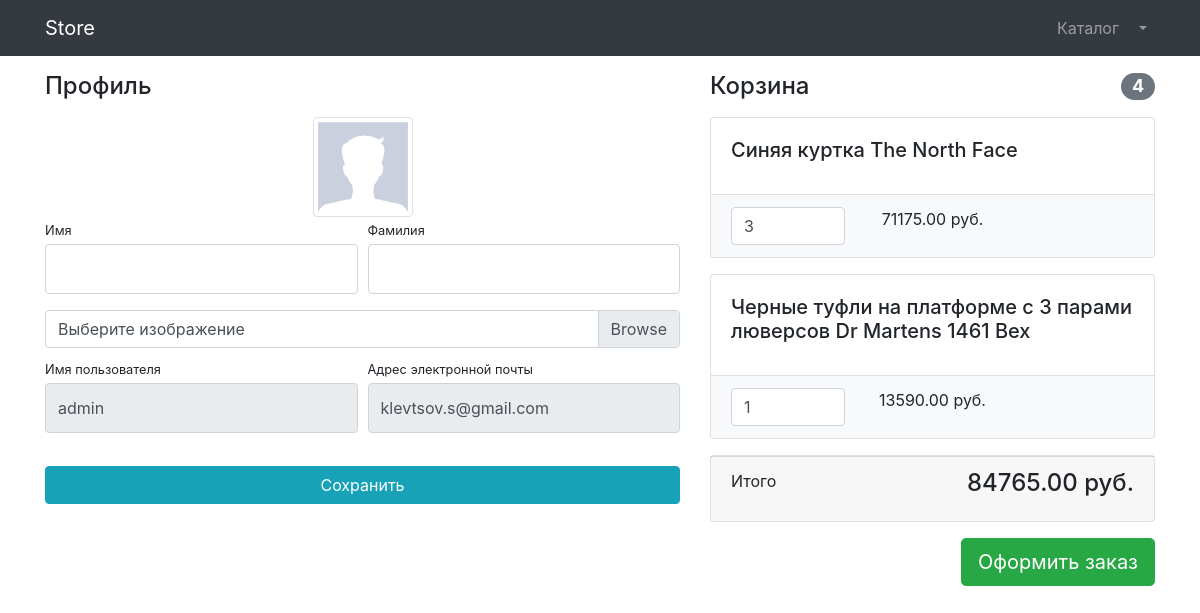
/users/profile/ (signed in), run on the app's committed database.
### users/models.py (models this page shows)
class User(AbstractUser):
    image = models.ImageField(upload_to='users_images', null=True, blank=True)

### products/models.py (models this page shows, shortened)
class Basket(models.Model):
    user = models.ForeignKey(to=User, on_delete=models.CASCADE)
    product = models.ForeignKey(to=Product, on_delete=models.CASCADE)
    quantity = models.PositiveSmallIntegerField(default=0)
    created_timestamp = models.DateTimeField(auto_now_add=True)
    objects = BasketQuerySet.as_manager()
    def sum(self):
        return self.product.price * self.quantity

class Product(models.Model):
    name = models.CharField(max_length=256)
    description = models.TextField()
    price = models.DecimalField(max_digits=10, decimal_places=2)
    quantity = models.PositiveIntegerField(default=0)
    image = models.ImageField(upload_to='products_images')
    category = models.ForeignKey(to=ProductCategory, on_delete=models.CASCADE)

### users/views.py (the view)
# urls.py: path('profile/', profile, name='profile'),
@login_required
def profile(request):
    if request.method == 'POST':
        form = UserProfileForm(instance=request.user, data=request.POST, files=request.FILES)
        if form.is_valid():
            form.save()
            return HttpResponseRedirect(reverse('users:profile'))
    else:
        form = UserProfileForm(instance=request.user)
    baskets = Basket.objects.filter(user=request.user)
    context = {
        'title': 'Store - Профиль',
        'form': form,
        'baskets': baskets,
        }
    return render(request, 'users/profile.html', context=context)

### users/forms.py
class UserProfileForm(UserChangeForm):
    first_name = forms.CharField(widget=forms.TextInput(attrs={'class': 'form-control py-4'}))
    last_name = forms.CharField(widget=forms.TextInput(attrs={'class': 'form-control py-4'}))
    image = forms.ImageField(widget=forms.FileInput(attrs={'class': 'custom-file-input'}), required=False)
    username = forms.CharField(widget=forms.TextInput(attrs={'class': 'form-control py-4', 'readonly': 'True'}))
    email = forms.CharField(widget=forms.TextInput(attrs={'class': 'form-control py-4', 'readonly': 'True'}))
    class Meta:
        model = User
        fields = ('first_name', 'last_name', 'image', 'username', 'email')

### products/models.py (called while the page is built)
    def total_sum(self):
        return sum(basket.sum() for basket in self)

    def total_quantity(self):
        return sum(basket.quantity for basket in self)

### users/templates/users/profile.html (shortened to what this page needs)
{% extends 'products/base.html' %}
{% load static %}
{% block css %}
<link href="{% static 'vendor/css/profile.css' %}" rel="stylesheet">
{% endblock %}
{% block content %}
<div class="container">
    <div class="row">
        <div class="col-lg-7">
            <h4 class="mt-3 mb-3">Профиль</h4>
            <div class="col-lg-12 text-center">
                <img width="100" height="100"
                    src="{% if user.image %} {{ user.image.url }} {% else %} {% static 'vendor\img\users\default_avatar.jpg' %} {% endif %}"
                    class="img-thumbnail">
            </div>
            <form action="{% url 'users:profile' %}" method="POST" enctype="multipart/form-data">
                <div class="form-row">
                    <div class="col-lg-6">
                        <div class="form-group">
                            <label class="small mb-1" for="{{ form.first_name.id_for_label }}">Имя</label>
                            {{ form.first_name }}
                        </div>
                    </div>
                    <div class="col-lg-6">
                        <div class="form-group">
                            <label class="small mb-1" for="{{ form.last_name.id_for_label }}">Фамилия</label>
                            {{ form.last_name }}
                        </div>
                    </div>
                </div>
                <div class="form-row mb-2">
                    <div class="col-lg-12">
                        <div class="custom-file">
                            <label class="custom-file-label" for="{{ form.image.id_for_label }}">Выберите
                                изображение</label>
                        </div>
                    </div>
                </div>
                <div class="form-row">
                    <div class="col-lg-6">
                        <label class="small mb-1" for="{{ form.username.id_for_label }}">Имя пользователя</label>
                        {{ form.username }}
                    </div>
                    <div class="col-lg-6">
                        <label class="small mb-1" for="{{ form.email.id_for_label }}">Адрес электронной
                            почты</label>
                        {{ form.email }}
                    </div>
                </div>
                <div class="form-row">
                    <div class="col-lg-12" style="margin-top: 33px;">
                        <input class="btn btn-info btn-block" type="submit" value="Сохранить">
                    </div>
                </div>
            </form>
        </div>
        <div class="col-lg-5">
                {% include 'products/baskets.html' %}
        </div>
    </div>
</div>
{% endblock %}

### products/templates/products/baskets.html (shortened to what this page needs)
{% if baskets %}
<h4 class="mt-3 mb-3 d-flex justify-content-between align-items-center mb-3">
    Корзина <span class="badge badge-secondary badge-pill">{{ baskets.total_quantity }}</span>
</h4>
{% for basket in baskets %}
<div class="card mb-3">
    <div class="card-body">
        <h5 class="card-title">{{ basket.product.name }}</h5>
    </div>
    <ul class="list-group list-group-flush">
        <li class="list-group-item bg-light">
            <div class="row text-center">
                <div class="col-lg-4">
                    <input name="basketID" type="number" class="form-control" value="{{ basket.quantity }}" min="0">
                </div>
                <div class="col-lg-4">{{ basket.sum }} руб.</div>
                <div class="col-lg-4">
                </div>
            </div>
        </li>
    </ul>
</div>
{% endfor %}
<div class="card mb-3">
    <div class="card-footer">
        <p class="float-left">Итого</p>
        <h4 class="float-right">{{ baskets.total_sum }} руб.</h4>
    </div>
</div>
<a class="btn btn-success btn-lg float-right" href="../orders/order-create.html">
    Оформить заказ
</a>
{% else %}
<h4 class="mt-3 mb-3 text-center">
    Корзина пуста
</h4>
{% endif %}

### data on the page
User: username "admin", email "klevtsov.s@gmail.com"
Basket: total_quantity "4", product.name "Синяя куртка The North Face", basketID "3", sum "71175.00", total_sum "84765.00"
Basket: product.name "Черные туфли на платформе с 3 парами люверсов Dr Martens 1461 Bex", basketID "1", sum "13590.00"
